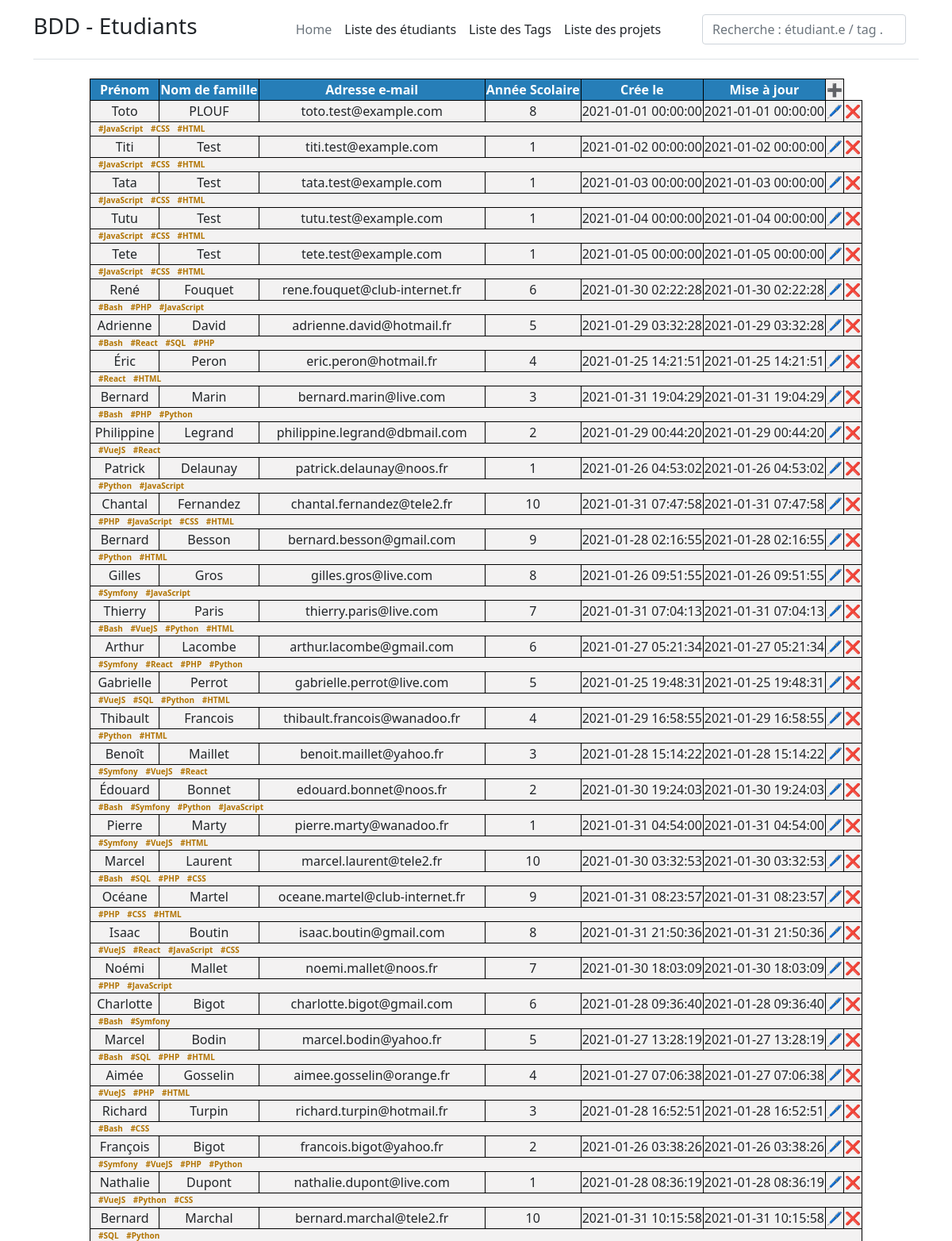
/index.php?table=student (upper part), run on the app's committed database.
### tables this page shows
CREATE TABLE `student` (
  `id` int(11) NOT NULL,
  `school_year_id` int(11) NOT NULL,
  `project_id` int(11) DEFAULT NULL,
  `firstname` varchar(190) NOT NULL,
  `lastname` varchar(190) NOT NULL,
  `email` varchar(190) NOT NULL,
  `created_at` datetime NOT NULL,
  `updated_at` datetime NOT NULL
);

CREATE TABLE `tag` (
  `id` int(11) NOT NULL,
  `name` varchar(190) NOT NULL,
  `description` longtext
);

### model/db_connect.php (called while the page is built, shortened)
<?php
$bdd_username = $bdd_username ?? 'sc_mariardb';
$bdd_password = $bdd_password ?? 'src_mariadb';
$bdd_host = $bdd_host ?? 'localhost';
$bdd_port = $bdd_port ?? 3306;
$bdd_dbname = $bdd_dbname ?? 'student';
$dsn = "mysql:host=$bdd_host;port=$bdd_port;dbname=$bdd_dbname;charset=utf8";
$options = [PDO::ATTR_ERRMODE => PDO::ERRMODE_EXCEPTION, PDO::ATTR_DEFAULT_FETCH_MODE => PDO::FETCH_ASSOC];
try {
    $pdo = new PDO($dsn, $bdd_username, $bdd_password, $options);
} catch (PDOException $e) {
    echo "Erreur connexion à la base de données<br>";
    echo $e->getCode() . ' ';
    $e->getMessage() . '<br>';
    http_response_code(500);
}
function getPdO()
{
    global $pdo;
    return $pdo;
}

### model/Student.php (called while the page is built, shortened)
<?php
class Student
{
  private $pdo;
  public function __construct()
  {
    $this->pdo = getpdo();
  }
  public function all()
  {
    $sql = "select id, school_year_id, project_id, firstname, lastname, email, created_at, updated_at from student";
    $stmt = $this->pdo->prepare($sql);
    $stmt->execute();
    $data = $stmt->fetchAll();
    return $data;
  }
  public function tags($id)
  {
    $sql = "SELECT tag.* FROM student_tag JOIN student ON student_tag.student_id = student.id JOIN tag ON student_tag.tag_id = tag.id WHERE student_tag.student_id=:id ORDER BY tag.id DESC";
    $stmt = $this->pdo->prepare($sql);
    $stmt->bindParam(':id', $id);
    $stmt->execute();
    return $stmt->fetchAll();
  }
}

### vue/student_liste.php (the view)
<table>
  <tr>
    <th>Prénom</th>
    <th>Nom de famille</th>
    <th>Adresse e-mail</th>
    <th>Année Scolaire</th>
    <th>Crée le</th>
    <th>Mise à jour</th>
    <td><a href="index.php?table=student&id=&op=insert">➕</a></td>
  </tr>
  <?php
  foreach ($students as $student1) { ?>
    <tr>
      <td><?= $student1['firstname'] ?></td>
      <td><?= $student1['lastname'] ?></td>
      <td><?= $student1['email'] ?></td>
      <td><?= $student1['school_year_id'] ?></td>
      <td><?= $student1['created_at'] ?></td>
      <td><?= $student1['updated_at'] ?></td>
      <td><a href="index.php?table=student&id=<?= $student1['id'] ?>&op=update">🖊️</a></td>
      <td><a href="index.php?table=student&id=<?= $student1['id'] ?>&op=delete">❌</a></td>
    </tr>
    <tr>
      <td colspan="8" id="tag-style">
      <?php
      $studentags = $student->tags($student1['id']);
      foreach ($studentags as $studentag) {
        echo "#" . $studentag['name'] . " ";
      }
    }
      ?>
</table>

### vue/css/style.css (style rules this page uses)
table { display: flex; justify-content: center; padding: 0 15px 0 15px; }
table th { border: black solid 1px; text-align: center; table-layout: auto; background-color: rgb(38, 126, 184); color: white; }
#tag-style { color: rgb(177, 115, 0); font-size: 10px; font-weight: bold; padding-left: 10px; text-align: start; word-spacing: 7px; }
table td { border: black solid 1px; background-color: rgb(243, 242, 242); table-layout: auto; width: auto; height: auto; }
table td a { text-decoration: none; }

### data on the page
student: firstname "Toto", lastname "PLOUF", email "toto.test@example.com", school_year "8", created_at "2021-01-01 00:00:00", updated_at "2021-01-01 00:00:00"
tag: name "JavaScript"
tag: name "CSS"
tag: name "HTML"
student: firstname "Titi", lastname "Test", email "titi.test@example.com", school_year "1", created_at "2021-01-02 00:00:00", updated_at "2021-01-02 00:00:00"
student: firstname "Tata", lastname "Test", email "tata.test@example.com", school_year "1", created_at "2021-01-03 00:00:00", updated_at "2021-01-03 00:00:00"
student: firstname "Tutu", lastname "Test", email "tutu.test@example.com", school_year "1", created_at "2021-01-04 00:00:00", updated_at "2021-01-04 00:00:00"
student: firstname "Tete", lastname "Test", email "tete.test@example.com", school_year "1", created_at "2021-01-05 00:00:00", updated_at "2021-01-05 00:00:00"
student: firstname "René", lastname "Fouquet", email "rene.fouquet@club-internet.fr", school_year "6", created_at "2021-01-30 02:22:28", updated_at "2021-01-30 02:22:28"
tag: name "Bash"
tag: name "PHP"
student: firstname "Adrienne", lastname "David", email "adrienne.david@hotmail.fr", school_year "5", created_at "2021-01-29 03:32:28", updated_at "2021-01-29 03:32:28"
tag: name "React"
tag: name "SQL"
student: firstname "Éric", lastname "Peron", email "eric.peron@hotmail.fr", school_year "4", created_at "2021-01-25 14:21:51", updated_at "2021-01-25 14:21:51"
student: firstname "Bernard", lastname "Marin", email "bernard.marin@live.com", school_year "3", created_at "2021-01-31 19:04:29", updated_at "2021-01-31 19:04:29"
tag: name "Python"
student: firstname "Philippine", lastname "Legrand", email "philippine.legrand@dbmail.com", school_year "2", created_at "2021-01-29 00:44:20", updated_at "2021-01-29 00:44:20"
tag: name "VueJS"
student: firstname "Patrick", lastname "Delaunay", email "patrick.delaunay@noos.fr", school_year "1", created_at "2021-01-26 04:53:02", updated_at "2021-01-26 04:53:02"
student: firstname "Chantal", lastname "Fernandez", email "chantal.fernandez@tele2.fr", school_year "10", created_at "2021-01-31 07:47:58", updated_at "2021-01-31 07:47:58"
student: firstname "Bernard", lastname "Besson", email "bernard.besson@gmail.com", school_year "9", created_at "2021-01-28 02:16:55", updated_at "2021-01-28 02:16:55"
student: firstname "Gilles", lastname "Gros", email "gilles.gros@live.com", school_year "8", created_at "2021-01-26 09:51:55", updated_at "2021-01-26 09:51:55"
tag: name "Symfony"
student: firstname "Thierry", lastname "Paris", email "thierry.paris@live.com", school_year "7", created_at "2021-01-31 07:04:13", updated_at "2021-01-31 07:04:13"
student: firstname "Arthur", lastname "Lacombe", email "arthur.lacombe@gmail.com", school_year "6", created_at "2021-01-27 05:21:34", updated_at "2021-01-27 05:21:34"
student: firstname "Gabrielle", lastname "Perrot", email "gabrielle.perrot@live.com", school_year "5", created_at "2021-01-25 19:48:31", updated_at "2021-01-25 19:48:31"
student: firstname "Thibault", lastname "Francois", email "thibault.francois@wanadoo.fr", school_year "4", created_at "2021-01-29 16:58:55", updated_at "2021-01-29 16:58:55"
student: firstname "Benoît", lastname "Maillet", email "benoit.maillet@yahoo.fr", school_year "3", created_at "2021-01-28 15:14:22", updated_at "2021-01-28 15:14:22"
student: firstname "Édouard", lastname "Bonnet", email "edouard.bonnet@noos.fr", school_year "2", created_at "2021-01-30 19:24:03", updated_at "2021-01-30 19:24:03"
student: firstname "Pierre", lastname "Marty", email "pierre.marty@wanadoo.fr", school_year "1", created_at "2021-01-31 04:54:00", updated_at "2021-01-31 04:54:00"
student: firstname "Marcel", lastname "Laurent", email "marcel.laurent@tele2.fr", school_year "10", created_at "2021-01-30 03:32:53", updated_at "2021-01-30 03:32:53"
student: firstname "Océane", lastname "Martel", email "oceane.martel@club-internet.fr", school_year "9", created_at "2021-01-31 08:23:57", updated_at "2021-01-31 08:23:57"
student: firstname "Isaac", lastname "Boutin", email "isaac.boutin@gmail.com", school_year "8", created_at "2021-01-31 21:50:36", updated_at "2021-01-31 21:50:36"
student: firstname "Noémi", lastname "Mallet", email "noemi.mallet@noos.fr", school_year "7", created_at "2021-01-30 18:03:09", updated_at "2021-01-30 18:03:09"
student: firstname "Charlotte", lastname "Bigot", email "charlotte.bigot@gmail.com", school_year "6", created_at "2021-01-28 09:36:40", updated_at "2021-01-28 09:36:40"
student: firstname "Marcel", lastname "Bodin", email "marcel.bodin@yahoo.fr", school_year "5", created_at "2021-01-27 13:28:19", updated_at "2021-01-27 13:28:19"
student: firstname "Aimée", lastname "Gosselin", email "aimee.gosselin@orange.fr", school_year "4", created_at "2021-01-27 07:06:38", updated_at "2021-01-27 07:06:38"
student: firstname "Richard", lastname "Turpin", email "richard.turpin@hotmail.fr", school_year "3", created_at "2021-01-28 16:52:51", updated_at "2021-01-28 16:52:51"
student: firstname "François", lastname "Bigot", email "francois.bigot@yahoo.fr", school_year "2", created_at "2021-01-26 03:38:26", updated_at "2021-01-26 03:38:26"
student: firstname "Nathalie", lastname "Dupont", email "nathalie.dupont@live.com", school_year "1", created_at "2021-01-28 08:36:19", updated_at "2021-01-28 08:36:19"
student: firstname "Bernard", lastname "Marchal", email "bernard.marchal@tele2.fr", school_year "10", created_at "2021-01-31 10:15:58", updated_at "2021-01-31 10:15:58"
